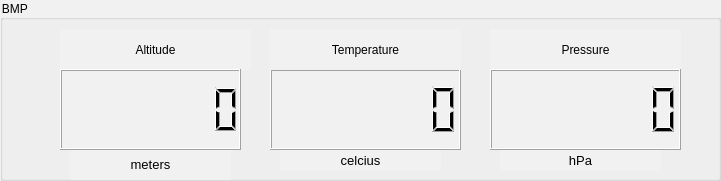
       <widget class="QGroupBox" name="groupBox">
        <property name="geometry">
         <rect>
          <x>1560</x>
          <y>240</y>
          <width>721</width>
          <height>181</height>
         </rect>
        </property>
        <property name="styleSheet">
         <string notr="true">background-color: rgb(227, 227, 227);
background-color: rgb(241, 241, 241);
font: 87 9pt &quot;Segoe UI Black&quot;;</string>
        </property>
        <property name="title">
         <string>BMP </string>
        </property>
        <widget class="QLabel" name="label_5">
         <property name="geometry">
          <rect>
           <x>490</x>
           <y>29</y>
           <width>191</width>
           <height>41</height>
          </rect>
         </property>
         <property name="styleSheet">
          <string notr="true">font: 87 11pt &quot;Segoe UI Black&quot;;
font: 11pt &quot;MS Shell Dlg 2&quot;;</string>
         </property>
         <property name="text">
          <string>Pressure</string>
         </property>
         <property name="alignment">
          <set>Qt::AlignCenter</set>
         </property>
        </widget>
        <widget class="QLabel" name="label_15">
         <property name="geometry">
          <rect>
           <x>70</x>
           <y>149</y>
           <width>161</width>
           <height>31</height>
          </rect>
         </property>
         <property name="font">
          <font>
           <family>MS UI Gothic</family>
           <pointsize>10</pointsize>
           <weight>50</weight>
           <italic>false</italic>
           <bold>false</bold>
          </font>
         </property>
         <property name="styleSheet">
          <string notr="true">font: 10pt &quot;MS UI Gothic&quot;;</string>
         </property>
         <property name="text">
          <string>meters</string>
         </property>
         <property name="alignment">
          <set>Qt::AlignCenter</set>
         </property>
        </widget>
        <widget class="QLabel" name="label_4">
         <property name="geometry">
          <rect>
           <x>60</x>
           <y>29</y>
           <width>191</width>
           <height>41</height>
          </rect>
         </property>
         <property name="styleSheet">
          <string notr="true">font: 87 11pt &quot;Segoe UI Black&quot;;
font: 11pt &quot;MS Shell Dlg 2&quot;;</string>
         </property>
         <property name="text">
          <string>Altitude</string>
         </property>
         <property name="alignment">
          <set>Qt::AlignCenter</set>
         </property>
        </widget>
        <widget class="QLCDNumber" name="TemperatureLCD">
         <property name="geometry">
          <rect>
           <x>270</x>
           <y>69</y>
           <width>191</width>
           <height>81</height>
          </rect>
         </property>
         <property name="smallDecimalPoint">
          <bool>false</bool>
         </property>
         <property name="digitCount">
          <number>7</number>
         </property>
        </widget>
        <widget class="QLabel" name="label_14">
         <property name="geometry">
          <rect>
           <x>280</x>
           <y>150</y>
           <width>161</width>
           <height>21</height>
          </rect>
         </property>
         <property name="font">
          <font>
           <family>MS UI Gothic</family>
           <pointsize>10</pointsize>
           <weight>50</weight>
           <italic>false</italic>
           <bold>false</bold>
          </font>
         </property>
         <property name="styleSheet">
          <string notr="true">font: 10pt &quot;MS UI Gothic&quot;;</string>
         </property>
         <property name="text">
          <string>celcius</string>
         </property>
         <property name="alignment">
          <set>Qt::AlignCenter</set>
         </property>
        </widget>
        <widget class="QLCDNumber" name="BMPAltitudeLCD">
         <property name="geometry">
          <rect>
           <x>60</x>
           <y>69</y>
           <width>181</width>
           <height>81</height>
          </rect>
         </property>
         <property name="minimumSize">
          <size>
           <width>111</width>
           <height>31</height>
          </size>
         </property>
         <property name="autoFillBackground">
          <bool>false</bool>
         </property>
         <property name="smallDecimalPoint">
          <bool>false</bool>
         </property>
         <property name="digitCount">
          <number>7</number>
         </property>
         <property name="mode">
          <enum>QLCDNumber::Dec</enum>
         </property>
         <property name="segmentStyle">
          <enum>QLCDNumber::Filled</enum>
         </property>
        </widget>
        <widget class="QLCDNumber" name="PressureLCD">
         <property name="geometry">
          <rect>
           <x>490</x>
           <y>69</y>
           <width>191</width>
           <height>81</height>
          </rect>
         </property>
         <property name="smallDecimalPoint">
          <bool>false</bool>
         </property>
         <property name="digitCount">
          <number>7</number>
         </property>
        </widget>
        <widget class="QLabel" name="label_2">
         <property name="geometry">
          <rect>
           <x>270</x>
           <y>29</y>
           <width>191</width>
           <height>41</height>
          </rect>
         </property>
         <property name="styleSheet">
          <string notr="true">font: 87 11pt &quot;Segoe UI Black&quot;;
font: 11pt &quot;MS Shell Dlg 2&quot;;</string>
         </property>
         <property name="text">
          <string>Temperature</string>
         </property>
         <property name="alignment">
          <set>Qt::AlignCenter</set>
         </property>
        </widget>
        <widget class="QLabel" name="label_16">
         <property name="geometry">
          <rect>
           <x>500</x>
           <y>150</y>
           <width>161</width>
           <height>21</height>
          </rect>
         </property>
         <property name="font">
          <font>
           <family>MS UI Gothic</family>
           <pointsize>10</pointsize>
           <weight>50</weight>
           <italic>false</italic>
           <bold>false</bold>
          </font>
         </property>
         <property name="styleSheet">
          <string notr="true">font: 10pt &quot;MS UI Gothic&quot;;</string>
         </property>
         <property name="text">
          <string>hPa</string>
         </property>
         <property name="alignment">
          <set>Qt::AlignCenter</set>
         </property>
        </widget>
       </widget>
